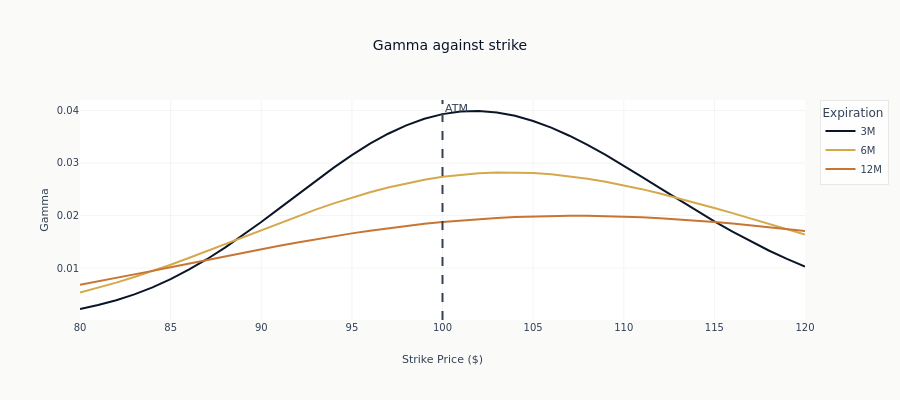

Write notebook code for a chart like this one.
### Markdown cell above
### Gamma Concentration Near ATM

Gamma peaks at ATM and increases dramatically as expiration approaches.
This is why short-dated ATM options are difficult to hedge.

### Code cell
fig = px.line(
    greeks_df.to_pandas(),
    x="strike",
    y="gamma",
    color="time_to_exp",
    title="Gamma against strike",
    labels={"strike": "Strike Price ($)", "gamma": "Gamma", "time_to_exp": "Expiration"},
)
fig.add_vline(x=DEMO_SPOT, line_dash="dash", line_color=COLORS["neutral"], annotation_text="ATM")
fig.update_layout(height=400)
show_plotly_with_alt(
    fig,
    "A curve of gamma against strike price, with a dashed vertical line at the spot. It is a single hump peaking at the spot line and falling away towards zero on both sides.",
)

### Figure 1 — Plotly figure (JSON) as saved in the notebook; plotly's stock layout.template omitted (floating-point values rounded to 4 significant figures)
{"data": [{"hovertemplate": "Expiration=3M<br>Strike Price ($)=%{x}<br>Gamma=%{y}<extra></extra>", "legendgroup": "3M", "line": {"color": "#0a1628", "dash": "solid"}, "marker": {"symbol": "circle"}, "mode": "lines", "name": "3M", "orientation": "v", "showlegend": true, "type": "scatter", "x": [80.0, 81.0, 82.0, 83.0, 84.0, 85.0, 86.0, 87.0, 88.0, 89.0, 90.0, 91.0, 92.0, 93.0, 94.0, 95.0, 96.0, 97.0, 98.0, 99.0, 100.0, 101.0, 102.0, 103.0, 104.0, 105.0, 106.0, 107.0, 108.0, 109.0, 110.0, 111.0, 112.0, 113.0, 114.0, 115.0, 116.0, 117.0, 118.0, 119.0, 120.0], "xaxis": "x", "y": [0.002205, 0.002951, 0.003875, 0.004997, 0.006333, 0.007892, 0.009676, 0.01168, 0.01388, 0.01625, 0.01876, 0.02135, 0.02398, 0.02659, 0.02911, 0.03149, 0.03365, 0.03556, 0.03716, 0.03841, 0.03929, 0.03978, 0.03988, 0.03961, 0.03896, 0.03799, 0.03671, 0.03518, 0.03343, 0.03151, 0.02947, 0.02736, 0.02521, 0.02306, 0.02094, 0.01889, 0.01693, 0.01508, 0.01334, 0.01173, 0.01026], "yaxis": "y"}, {"hovertemplate": "Expiration=6M<br>Strike Price ($)=%{x}<br>Gamma=%{y}<extra></extra>", "legendgroup": "6M", "line": {"color": "#D4A84B", "dash": "solid"}, "marker": {"symbol": "circle"}, "mode": "lines", "name": "6M", "orientation": "v", "showlegend": true, "type": "scatter", "x": [80.0, 81.0, 82.0, 83.0, 84.0, 85.0, 86.0, 87.0, 88.0, 89.0, 90.0, 91.0, 92.0, 93.0, 94.0, 95.0, 96.0, 97.0, 98.0, 99.0, 100.0, 101.0, 102.0, 103.0, 104.0, 105.0, 106.0, 107.0, 108.0, 109.0, 110.0, 111.0, 112.0, 113.0, 114.0, 115.0, 116.0, 117.0, 118.0, 119.0, 120.0], "xaxis": "x", "y": [0.005332, 0.006235, 0.007222, 0.008289, 0.00943, 0.01064, 0.0119, 0.0132, 0.01454, 0.01589, 0.01724, 0.01857, 0.01987, 0.02112, 0.02231, 0.02342, 0.02443, 0.02534, 0.02614, 0.02681, 0.02736, 0.02777, 0.02805, 0.02819, 0.0282, 0.02808, 0.02783, 0.02747, 0.02699, 0.02642, 0.02576, 0.02501, 0.0242, 0.02332, 0.0224, 0.02144, 0.02045, 0.01944, 0.01843, 0.01741, 0.0164], "yaxis": "y"}, {"hovertemplate": "Expiration=12M<br>Strike Price ($)=%{x}<br>Gamma=%{y}<extra></extra>", "legendgroup": "12M", "line": {"color": "#C87533", "dash": "solid"}, "marker": {"symbol": "circle"}, "mode": "lines", "name": "12M", "orientation": "v", "showlegend": true, "type": "scatter", "x": [80.0, 81.0, 82.0, 83.0, 84.0, 85.0, 86.0, 87.0, 88.0, 89.0, 90.0, 91.0, 92.0, 93.0, 94.0, 95.0, 96.0, 97.0, 98.0, 99.0, 100.0, 101.0, 102.0, 103.0, 104.0, 105.0, 106.0, 107.0, 108.0, 109.0, 110.0, 111.0, 112.0, 113.0, 114.0, 115.0, 116.0, 117.0, 118.0, 119.0, 120.0], "xaxis": "x", "y": [0.006814, 0.007449, 0.008103, 0.008774, 0.009457, 0.01015, 0.01084, 0.01154, 0.01223, 0.01291, 0.01358, 0.01423, 0.01487, 0.01547, 0.01605, 0.0166, 0.01711, 0.01758, 0.01802, 0.01841, 0.01876, 0.01907, 0.01933, 0.01954, 0.01971, 0.01984, 0.01991, 0.01995, 0.01994, 0.01988, 0.01979, 0.01965, 0.01948, 0.01928, 0.01904, 0.01877, 0.01847, 0.01815, 0.0178, 0.01743, 0.01704], "yaxis": "y"}], "layout": {"annotations": [{"showarrow": false, "text": "ATM", "x": 100.0, "xanchor": "left", "xref": "x", "y": 1, "yanchor": "top", "yref": "y domain"}], "height": 400, "legend": {"title": {"text": "Expiration"}, "tracegroupgap": 0}, "shapes": [{"line": {"color": "#334155", "dash": "dash"}, "type": "line", "x0": 100.0, "x1": 100.0, "xref": "x", "y0": 0, "y1": 1, "yref": "y domain"}], "title": {"text": "Gamma against strike"}, "xaxis": {"anchor": "y", "domain": [0.0, 1.0], "title": {"text": "Strike Price ($)"}}, "yaxis": {"anchor": "x", "domain": [0.0, 1.0], "title": {"text": "Gamma"}}}}
